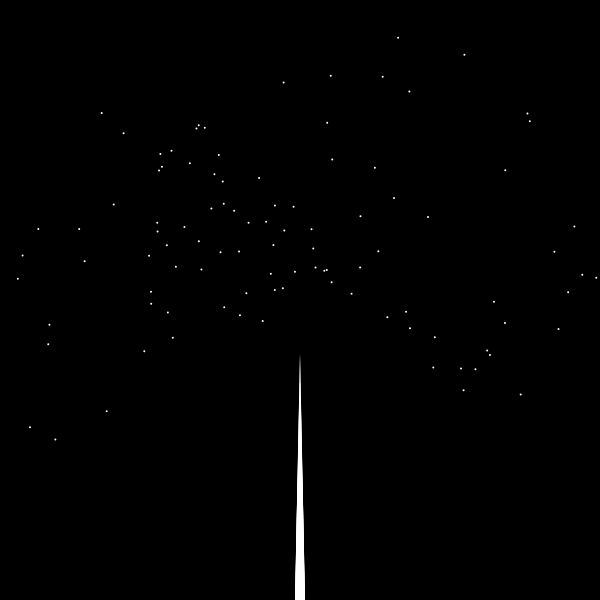
Frame 1 (no input)
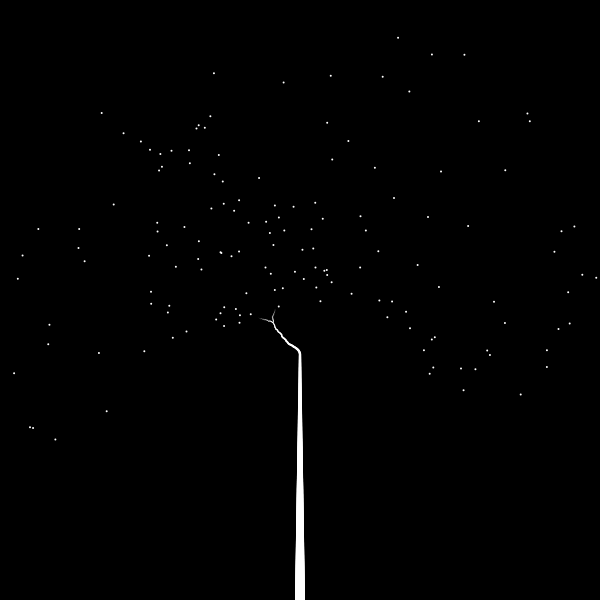
Frame 60 (no input)
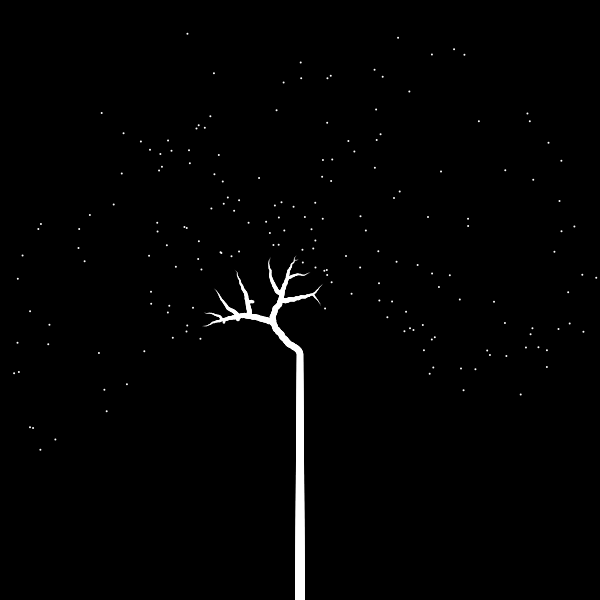
Frame 120 (the mouse pressed at the canvas centre since frame 60)

The p5.js sketch that drew these frames (run headless with seeded random() and noise() and a simulated clock; from frame 60 on, the mouse is pressed at the canvas centre):

// p5.js sketch
// ── sketch.js
const eC = {version: 'r01'};
let arbre = [];
let d_detect = 50;
let d_link = 4;

function setup() {
	createCanvas(600,600);
	console.log("%c (ツ) # eCoucou "+eC.version+" # ","background: #f00; color: #fff");
	arbre = new Arbre(100);
}

function draw() {
	background(0);
	arbre.show();
	arbre.grow();
	if (frameCount % 10 === 0) {
		for(let i =0;i<10;i++) {
			let a = map(random(),0,1,-PI/6,7/6*PI);
			let r = random(20,width/2);
			let x = r * cos(a) + width/2;
			let y = -r * sin(a) + height/2;
			arbre.feuilles.push(new Feuille(createVector(x,y)));
		}
	} 
}

function mousePressed() {
	arbre.feuilles.push(new Feuille(createVector(mouseX,mouseY)));	
}

//------------------
class Arbre {
	constructor(N) {
		this.feuilles = [];
		this.branches = [];

		for (let i=0; i<N;i++) {
			let a = map(random(),0,1,-PI/6,7/6*PI);
			let r = random(20,width/2);
			let x = r * cos(a) + width/2;
			let y = -r * sin(a) + height/2;
			this.feuilles.push(new Feuille(createVector(x,y)));
		}
		let pos = createVector(width/2, height);
		let dir = createVector(0,-1);
		let root = new Branche(pos,null,dir);
		this.branches.push(root);

		let current = root;
		let found = false;

		while (!found) {
			for (let f of this.feuilles) {
				let d = p5.Vector.dist(current.pos,f.pos);
				if (d < d_detect) {
					found = true;
				}
			}
			if (!found) {
				let nextB = current.next();
				current = nextB;
				this.branches.push(current);
			}
		}
	}

	grow() {
		for (let f of this.feuilles) {
			let rec = 10000;
			let nearB = null;
			for(let j= this.branches.length-1;j>=0; j--) {
				let b = this.branches[j];
				let d = p5.Vector.dist(b.pos,f.pos);
				if (d<d_link) {
					f.connect = true;
					nearB = null;
					break; 
				} else if (d > d_detect) { 
				} else if (d < rec) {
					rec = d;
					nearB = b; 
				}
			}
			if (nearB != null) {
				let Newdir = p5.Vector.sub(f.pos,nearB.pos); 
				Newdir.normalize();
				nearB.dir_.add(Newdir);
				nearB.count++;
			}
		}

		for (let i = this.feuilles.length-1;i>=0;i--) {
			if (this.feuilles[i].connect === true) {
				this.feuilles.splice(i,1);
			}
		}
		for(let j= this.branches.length-1;j>=0; j--) {
			let b = this.branches[j];
			if (b.count>0) {
				b.dir_.div(b.count);
				let rDir = p5.Vector.random2D();
				b.dir_.add(rDir.setMag(0.4));
				b.dir_.normalize();
				this.branches.push( b.next());
			}
			b.resetB();
		}
	}

	show() {
		for (let f of this.feuilles) {
			f.show();
		}
		let i=0;
		for (let b of this.branches) {
			let sw = map(i++,0,this.branches.length,10,0);
			b.show(sw );
		}
	}

}



//--------
class Feuille {
	constructor(pos) {
		this.pos = pos; //createVector(random(width),random(height*2/3));
		this.r = 2;
		this.connect = false;
	}

	show() {
		noStroke();
		fill(255);
		circle(this.pos.x,this.pos.y,this.r);
	}

}


//----------
class Branche {
	constructor(pos,avant,dir) {
		this.pos = pos;
		this.avant = avant;
		this.dir_ = dir;

		this.Odir = this.dir_.copy();
		this.count = 0;
	}

	resetB() {
		this.count=0;
		this.dir_ = this.Odir.copy();
	}

	next() {
		let nextPos = p5.Vector.add(this.pos,this.dir_);
		let nextBranche = new Branche(nextPos,this.pos,this.dir_.copy());

		return nextBranche;
	}

	show(sw) {
		stroke(255); noFill();
		if (sw !== null) { strokeWeight(sw); } else {strokeWeight(1);}
		if (this.avant !== null) {
			line(this.pos.x,this.pos.y,this.avant.x,this.avant.y);
		}
	}
}
